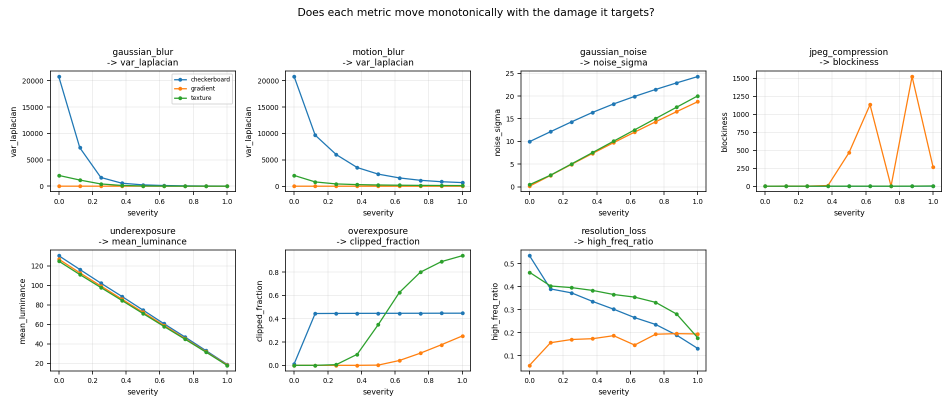
#> input picture image-quality-analysis/results/sensitivity_curves.png, 1904 x 812 px (shown at 1/2 size); its folder holds only this picture in this run
$ python enhance.py --images ../image-quality-analysis/results   (older library calls are emulated)
#> lines starting #> are read from the running program, lines starting #| are printed output that depends on the picture
### image-quality-analysis/iqa/metrics.py
"""No-reference image quality metrics.

Every metric here is a classical image-processing operator with a published
source. None of them needs a trained model, a GPU, or a reference image, which
is what makes them usable on an arbitrary folder of real photographs.

References
----------
Pech-Pacheco et al. (2000), "Diatom autofocusing in brightfield microscopy:
    a comparative study", ICPR.                         -> variance_of_laplacian
Krotkov (1987), "Focusing", Int. J. Computer Vision.    -> tenengrad
Immerkaer (1996), "Fast noise variance estimation",
    Computer Vision and Image Understanding 64(2).      -> noise_sigma
Hasler & Suesstrunk (2003), "Measuring colourfulness in
    natural images", SPIE Human Vision and Electronic
    Imaging.                                            -> colourfulness
Wang, Bovik & Evan (2000), "Blind measurement of blocking
    artifacts in images", ICIP.                         -> blockiness
"""

from __future__ import annotations

import cv2
import numpy as np

__all__ = [
    "variance_of_laplacian",
    "tenengrad",
    "high_freq_energy_ratio",
    "noise_sigma",
    "mean_luminance",
    "clipped_fraction",
    "rms_contrast",
    "michelson_contrast",
    "colourfulness",
    "blockiness",
    "compute_all",
    "METRIC_NAMES",
]


def _as_gray(image: np.ndarray) -> np.ndarray:
    """Return a float32 single-channel view of `image` in the range [0, 255]."""
    if image.ndim == 2:
        gray = image
    elif image.ndim == 3 and image.shape[2] == 3:
        gray = cv2.cvtColor(image, cv2.COLOR_BGR2GRAY)
    else:
        raise ValueError(f"expected HxW or HxWx3, got shape {image.shape}")
    return gray.astype(np.float32)


# --------------------------------------------------------------------------
# Sharpness / blur
# --------------------------------------------------------------------------

# [56 lines left out: functions variance_of_laplacian, tenengrad, high_freq_energy_ratio, not called in this run]


# --------------------------------------------------------------------------
# Noise
# --------------------------------------------------------------------------

_IMMERKAER_MASK = np.array(
    [[1.0, -2.0, 1.0], [-2.0, 4.0, -2.0], [1.0, -2.0, 1.0]], dtype=np.float32
)


def noise_sigma(image: np.ndarray) -> float:
    """Immerkaer's fast estimate of additive Gaussian noise sigma.

    Convolves with a mask that annihilates locally-linear image content, so
    what survives is dominated by noise. Edges inflate the estimate slightly,
    which is the known limitation of the method.
    """
    gray = _as_gray(image)
    h, w = gray.shape
    if h < 3 or w < 3:
        return 0.0
    response = cv2.filter2D(gray, cv2.CV_32F, _IMMERKAER_MASK)
    # Trim the border, where filter2D's padding fabricates content.
    response = response[1:-1, 1:-1]
    scale = np.sqrt(np.pi / 2.0) / (6.0 * (w - 2) * (h - 2))
    return float(scale * np.abs(response).sum())


# --------------------------------------------------------------------------
# Exposure and contrast
# --------------------------------------------------------------------------

def mean_luminance(image: np.ndarray) -> float:
    """Mean of the luma channel, in [0, 255]."""
    return float(_as_gray(image).mean())


def clipped_fraction(image: np.ndarray, low: int = 2, high: int = 253) -> float:
    """Fraction of pixels crushed to black or blown to white.

    Clipped pixels have lost their information irrecoverably, so this is a
    measure of damage rather than of appearance.
    """
    gray = _as_gray(image)
    clipped = (gray <= low) | (gray >= high)
    return float(clipped.mean())


def rms_contrast(image: np.ndarray) -> float:
    """Standard deviation of luma. The standard global contrast measure."""
    return float(_as_gray(image).std())


# [64 lines left out: functions michelson_contrast, colourfulness, blockiness, not called in this run]


# --------------------------------------------------------------------------
# Aggregate
# --------------------------------------------------------------------------

METRIC_NAMES = (
    "var_laplacian",
    "tenengrad",
    "high_freq_ratio",
    "noise_sigma",
    "mean_luminance",
    "clipped_fraction",
    "rms_contrast",
    "michelson_contrast",
    "colourfulness",
    "blockiness",
)


# [14 lines left out: function compute_all, not called in this run]

### image-restoration-benchmark/restore/quality.py
"""Full-reference quality measures: PSNR and SSIM.

SSIM is implemented here from the original paper rather than imported, because
the details that matter (Gaussian window rather than uniform, the stabilising
constants, per-channel handling) are exactly the details a library hides.

Reference
---------
Wang, Bovik, Sheikh and Simoncelli (2004), "Image quality assessment: from
error visibility to structural similarity", IEEE Transactions on Image
Processing 13(4), 600-612.
"""

from __future__ import annotations

import cv2
import numpy as np

__all__ = ["psnr", "ssim", "mse"]


def mse(reference: np.ndarray, test: np.ndarray) -> float:
    """Mean squared error over all pixels and channels."""
    a = reference.astype(np.float64)
    b = test.astype(np.float64)
    if a.shape != b.shape:
        raise ValueError(f"shape mismatch: {a.shape} vs {b.shape}")
    return float(np.mean((a - b) ** 2))


def psnr(reference: np.ndarray, test: np.ndarray, data_range: float = 255.0) -> float:
    """Peak signal-to-noise ratio in dB.

    Returns infinity for identical images, which callers should expect and
    handle rather than averaging blindly.
    """
    error = mse(reference, test)
    if error <= 1e-12:
        return float("inf")
    return float(10.0 * np.log10((data_range ** 2) / error))


def _ssim_single_channel(a: np.ndarray, b: np.ndarray, data_range: float,
                         sigma: float) -> float:
    """SSIM for one channel, using an 11x11 Gaussian window as in the paper."""
    c1 = (0.01 * data_range) ** 2
    c2 = (0.03 * data_range) ** 2

    a = a.astype(np.float64)
    b = b.astype(np.float64)

    # Truncating the Gaussian at 3.5 sigma gives the paper's 11x11 window at
    # the standard sigma of 1.5.
    radius = int(3.5 * sigma + 0.5)
    ksize = 2 * radius + 1

    def blur(image: np.ndarray) -> np.ndarray:
        return cv2.GaussianBlur(image, (ksize, ksize), sigma,
                                borderType=cv2.BORDER_REFLECT)

    mu_a = blur(a)
    mu_b = blur(b)
    mu_a_sq, mu_b_sq, mu_ab = mu_a * mu_a, mu_b * mu_b, mu_a * mu_b

    # Var(X) = E[X^2] - E[X]^2, computed with the same weighting as the means.
    sigma_a_sq = blur(a * a) - mu_a_sq
    sigma_b_sq = blur(b * b) - mu_b_sq
    sigma_ab = blur(a * b) - mu_ab

    numerator = (2.0 * mu_ab + c1) * (2.0 * sigma_ab + c2)
    denominator = (mu_a_sq + mu_b_sq + c1) * (sigma_a_sq + sigma_b_sq + c2)
    ssim_map = numerator / np.maximum(denominator, 1e-12)

    # Discard the border, where the window overlaps reflected content.
    if ssim_map.shape[0] > 2 * radius and ssim_map.shape[1] > 2 * radius:
        ssim_map = ssim_map[radius:-radius, radius:-radius]
    return float(ssim_map.mean())


def ssim(reference: np.ndarray, test: np.ndarray, data_range: float = 255.0,
         sigma: float = 1.5) -> float:
    """Structural similarity index, averaged over channels.

    Ranges from -1 to 1, where 1 means the images are identical.
    """
    if reference.shape != test.shape:
        raise ValueError(f"shape mismatch: {reference.shape} vs {test.shape}")
    if reference.ndim == 2:
        return _ssim_single_channel(reference, test, data_range, sigma)
    scores = [
        _ssim_single_channel(reference[:, :, c], test[:, :, c], data_range, sigma)
        for c in range(reference.shape[2])
    ]
    return float(np.mean(scores))

### low-light-enhancement/enhance.py
#!/usr/bin/env python3
"""Does low-light image enhancement actually help, or does it just look brighter?

The question
------------
Histogram equalisation, CLAHE, gamma correction and Retinex all make a dark
photograph look better. But enhancement cannot create information that the
sensor never captured, and every one of these operators amplifies whatever noise
is present along with the signal. So: which enhancement recovers the most
structure, and what does each one cost in noise?

Method
------
Take a clean image, darken it by a known gain, optionally add sensor noise, then
enhance. Because the clean original is retained, recovery is measured with SSIM
and PSNR rather than judged by eye. Noise amplification is measured separately
with Immerkaer's estimator, so "looks brighter" and "is better" can be
distinguished.

Operators (all implemented here, none imported from a toolbox):
  gamma           per-pixel power law
  hist_eq         global histogram equalisation on the luma channel
  clahe           contrast-limited adaptive equalisation, tile-local
  ssr             single-scale Retinex
  msr             multi-scale Retinex
  gamma_clahe     gamma then CLAHE, to test whether the two compose

Usage
-----
  python enhance.py
  python enhance.py --images ~/photos --limit 6
"""

from __future__ import annotations

import argparse
import csv
import sys
from pathlib import Path

import cv2
import matplotlib
import numpy as np

matplotlib.use("Agg")
import matplotlib.pyplot as plt  # noqa: E402

_HERE = Path(__file__).resolve().parent
sys.path.insert(0, str(_HERE.parent / "image-quality-analysis"))
sys.path.insert(0, str(_HERE.parent / "image-restoration-benchmark"))

from iqa import metrics as iqa_metrics, samples as iqa_samples  # noqa: E402
from restore import quality  # noqa: E402

IMAGE_SUFFIXES = {".jpg", ".jpeg", ".png", ".bmp", ".webp", ".tif", ".tiff"}
DARKEN_GAINS = [0.5, 0.3, 0.2, 0.1]
NOISE_SIGMA = 6.0  # added after darkening, as a sensor would


# --------------------------------------------------------------------------
# Enhancement operators
# --------------------------------------------------------------------------

def identity(image: np.ndarray) -> np.ndarray:
    return image.copy()


def gamma(image: np.ndarray, g: float = 0.45) -> np.ndarray:
    """Power law on normalised intensity. g < 1 brightens."""
    table = (np.linspace(0, 1, 256) ** g * 255.0).astype(np.uint8)
    return cv2.LUT(image, table)


def _on_luma(image: np.ndarray, fn) -> np.ndarray:
    """Apply a single-channel operator to L in LAB, preserving colour."""
    lab = cv2.cvtColor(image, cv2.COLOR_BGR2LAB)
    lab[:, :, 0] = fn(lab[:, :, 0])
    return cv2.cvtColor(lab, cv2.COLOR_LAB2BGR)


def hist_eq(image: np.ndarray) -> np.ndarray:
    """Global histogram equalisation. Maximises entropy, ignores locality."""
    return _on_luma(image, cv2.equalizeHist)


def clahe(image: np.ndarray, clip: float = 2.0, tiles: int = 8) -> np.ndarray:
    """Contrast-limited adaptive equalisation.

    The clip limit is what stops it amplifying noise without bound in flat
    regions, which is exactly what plain histogram equalisation does.
    """
    operator = cv2.createCLAHE(clipLimit=clip, tileGridSize=(tiles, tiles))
    return _on_luma(image, operator.apply)


def _retinex_single(channel: np.ndarray, sigma: float) -> np.ndarray:
    """log(I) - log(I * G_sigma): the reflectance estimate at one scale."""
    data = channel.astype(np.float32) + 1.0
    blurred = cv2.GaussianBlur(data, (0, 0), sigma, borderType=cv2.BORDER_REFLECT)
    return np.log(data) - np.log(blurred + 1.0)


def _normalise(array: np.ndarray) -> np.ndarray:
    lo, hi = np.percentile(array, 1.0), np.percentile(array, 99.0)
    if hi - lo < 1e-6:
        return np.zeros_like(array, dtype=np.uint8)
    scaled = (array - lo) / (hi - lo) * 255.0
    return np.clip(scaled, 0, 255).astype(np.uint8)


def ssr(image: np.ndarray, sigma: float = 40.0) -> np.ndarray:
    """Single-scale Retinex. Removes illumination, keeps reflectance."""
    channels = [_normalise(_retinex_single(image[:, :, c], sigma))
                for c in range(image.shape[2])]
    return np.stack(channels, axis=2)


def msr(image: np.ndarray, sigmas=(15.0, 80.0, 250.0)) -> np.ndarray:
    """Multi-scale Retinex: average the log-reflectance across three scales."""
    channels = []
    for c in range(image.shape[2]):
        stacked = np.mean([_retinex_single(image[:, :, c], s) for s in sigmas], axis=0)
        channels.append(_normalise(stacked))
    return np.stack(channels, axis=2)


def gamma_clahe(image: np.ndarray) -> np.ndarray:
    """Gamma first to lift the midtones, then CLAHE for local contrast."""
    return clahe(gamma(image, 0.6), clip=2.0, tiles=8)


OPERATORS = {
    "none": identity,
    "gamma_0.45": lambda im: gamma(im, 0.45),
    "hist_eq": hist_eq,
    "clahe_c2": lambda im: clahe(im, 2.0, 8),
    "clahe_c4": lambda im: clahe(im, 4.0, 8),
    "ssr": ssr,
    "msr": msr,
    "gamma_clahe": gamma_clahe,
}


# --------------------------------------------------------------------------
# Experiment
# --------------------------------------------------------------------------

def load_images(folder: Path | None, limit: int) -> dict[str, np.ndarray]:
    if folder is not None:
        paths = sorted(p for p in folder.rglob("*") if p.suffix.lower() in IMAGE_SUFFIXES)
        images = {}
        for path in paths[:limit]:
            image = cv2.imread(str(path), cv2.IMREAD_COLOR)
            if image is None:
                continue
            h, w = image.shape[:2]
            if max(h, w) > 512:
                scale = 512 / max(h, w)
                image = cv2.resize(image, (int(w * scale), int(h * scale)),
                                   interpolation=cv2.INTER_AREA)
            images[path.stem] = image
        if images:
            print(f"Loaded {len(images)} image(s) from {folder}")
            return images
        print(f"No readable images under {folder}; using synthetic scenes.")
    print("Using synthetic scenes.")
    return {name: cv2.resize(image, (256, 256), interpolation=cv2.INTER_AREA)
            for name, image in iqa_samples.make_all().items()}


def darken(image: np.ndarray, gain: float, sigma: float, seed: int = 0) -> np.ndarray:
    """Simulate a short exposure: scale down, then add sensor noise."""
    rng = np.random.default_rng(seed)
    dark = image.astype(np.float32) * gain
    dark = dark + rng.normal(0.0, sigma, dark.shape)
    return np.clip(dark, 0, 255).astype(np.uint8)


def run(images: dict[str, np.ndarray]) -> list[dict]:
    records = []
    for gain in DARKEN_GAINS:
        for name, clean in images.items():
            dark = darken(clean, gain, NOISE_SIGMA)
            noise_before = iqa_metrics.noise_sigma(dark)
            for op_name, op in OPERATORS.items():
                enhanced = op(dark)
                records.append({
                    "gain": gain,
                    "image": name,
                    "operator": op_name,
                    "psnr": quality.psnr(clean, enhanced),
                    "ssim": quality.ssim(clean, enhanced),
                    "mean_luma": iqa_metrics.mean_luminance(enhanced),
                    "noise_sigma": iqa_metrics.noise_sigma(enhanced),
                    "noise_gain": iqa_metrics.noise_sigma(enhanced) / max(noise_before, 1e-6),
                    "clipped_frac": iqa_metrics.clipped_fraction(enhanced),
                })
        print(f"  gain = {gain} done")
    return records


def mean_of(records, operator: str, field: str, gain=None) -> float:
    values = [r[field] for r in records if r["operator"] == operator
              and (gain is None or r["gain"] == gain) and np.isfinite(r[field])]
    return float(np.mean(values)) if values else float("nan")


def write_outputs(records, images, out_dir: Path) -> None:
    out_dir.mkdir(parents=True, exist_ok=True)
    with (out_dir / "enhancement_results.csv").open("w", newline="") as fh:
        writer = csv.DictWriter(fh, fieldnames=list(records[0]))
        writer.writeheader()
        writer.writerows(records)

    lines = ["# Low-light enhancement results", "",
             f"Images darkened by a gain, then sensor noise at sigma = {NOISE_SIGMA} added,",
             "then enhanced. SSIM and PSNR are measured against the undarkened original.",
             "`noise_gain` is the factor by which the operator multiplied the noise it was given:",
             "1.0 means it left noise untouched, 3.0 means it tripled it.", "",
             "## Structural recovery (SSIM, higher is better)", "",
             "| Operator | " + " | ".join(f"gain {g}" for g in DARKEN_GAINS) + " | mean |",
             "|" + "---|" * (len(DARKEN_GAINS) + 2)]
    for op_name in OPERATORS:
        cells = [f"{mean_of(records, op_name, 'ssim', g):.4f}" for g in DARKEN_GAINS]
        lines.append(f"| {op_name} | " + " | ".join(cells)
                     + f" | {mean_of(records, op_name, 'ssim'):.4f} |")

    lines += ["", "## Noise amplification (lower is better)", "",
              "| Operator | " + " | ".join(f"gain {g}" for g in DARKEN_GAINS) + " | mean |",
              "|" + "---|" * (len(DARKEN_GAINS) + 2)]
    for op_name in OPERATORS:
        cells = [f"{mean_of(records, op_name, 'noise_gain', g):.2f}x" for g in DARKEN_GAINS]
        lines.append(f"| {op_name} | " + " | ".join(cells)
                     + f" | {mean_of(records, op_name, 'noise_gain'):.2f}x |")

    lines += ["", "## Brightness achieved (mean luma; the clean originals average "
              f"{np.mean([iqa_metrics.mean_luminance(i) for i in images.values()]):.0f})", "",
              "| Operator | " + " | ".join(f"gain {g}" for g in DARKEN_GAINS) + " |",
              "|" + "---|" * (len(DARKEN_GAINS) + 1)]
    for op_name in OPERATORS:
        cells = [f"{mean_of(records, op_name, 'mean_luma', g):.0f}" for g in DARKEN_GAINS]
        lines.append(f"| {op_name} | " + " | ".join(cells) + " |")

    lines += ["", "## Brightness is not recovery", "",
              "| Operator | mean luma | SSIM | noise amplification |", "|---|---|---|---|"]
    for op_name in OPERATORS:
        lines.append(f"| {op_name} | {mean_of(records, op_name, 'mean_luma'):.0f} | "
                     f"{mean_of(records, op_name, 'ssim'):.4f} | "
                     f"{mean_of(records, op_name, 'noise_gain'):.2f}x |")

    (out_dir / "enhancement_summary.md").write_text("\n".join(lines) + "\n")


def plot_tradeoff(records, out_path: Path) -> None:
    fig, axes = plt.subplots(1, 2, figsize=(12.5, 4.6))
    for op_name in OPERATORS:
        ys = [mean_of(records, op_name, "ssim", g) for g in DARKEN_GAINS]
        style = "--" if op_name == "none" else "-"
        axes[0].plot(DARKEN_GAINS, ys, style, marker="o", markersize=4, label=op_name)
    axes[0].set_xlabel("exposure gain (lower is darker)", fontsize=9)
    axes[0].set_ylabel("SSIM vs clean original", fontsize=9)
    axes[0].set_title("Structural recovery", fontsize=10)
    axes[0].invert_xaxis()
    axes[0].grid(alpha=0.25)

    for op_name in OPERATORS:
        x = mean_of(records, op_name, "noise_gain")
        y = mean_of(records, op_name, "ssim")
        axes[1].scatter(x, y, s=55)
        axes[1].annotate(op_name, (x, y), fontsize=7.5,
                         textcoords="offset points", xytext=(5, 4))
    axes[1].set_xlabel("noise amplification (x)", fontsize=9)
    axes[1].set_ylabel("SSIM vs clean original", fontsize=9)
    axes[1].set_title("The trade-off: recovery against noise cost", fontsize=10)
    axes[1].grid(alpha=0.25)
    axes[0].legend(fontsize=7, ncol=2)

    fig.suptitle("Low-light enhancement: does it recover structure or just amplify?",
                 fontsize=11)
    fig.tight_layout(rect=(0, 0, 1, 0.93))
    fig.savefig(out_path, dpi=140)
    plt.close(fig)


def plot_examples(images, out_path: Path) -> None:
    name = sorted(images)[0]
    clean = images[name]
    dark = darken(clean, 0.2, NOISE_SIGMA)
    shown = ["none", "gamma_0.45", "hist_eq", "clahe_c2", "ssr", "msr"]
    fig, axes = plt.subplots(1, len(shown) + 1, figsize=(2.7 * (len(shown) + 1), 3.2))
    axes[0].imshow(cv2.cvtColor(clean, cv2.COLOR_BGR2RGB))
    axes[0].set_title("clean reference", fontsize=8)
    axes[0].axis("off")
    for ax, op_name in zip(axes[1:], shown):
        enhanced = OPERATORS[op_name](dark)
        ax.imshow(cv2.cvtColor(enhanced, cv2.COLOR_BGR2RGB))
        ax.set_title(f"{op_name}\nSSIM {quality.ssim(clean, enhanced):.3f}", fontsize=8)
        ax.axis("off")
    fig.suptitle(f"Enhancement at exposure gain 0.2 ({name})", fontsize=11)
    fig.tight_layout(rect=(0, 0, 1, 0.9))
    fig.savefig(out_path, dpi=140)
    plt.close(fig)


def main() -> int:
    parser = argparse.ArgumentParser(description=__doc__,
                                     formatter_class=argparse.RawDescriptionHelpFormatter)
    parser.add_argument("--images", type=Path, default=None)
    parser.add_argument("--limit", type=int, default=6)
    parser.add_argument("--out", type=Path, default=Path("results"))
    args = parser.parse_args()

    images = load_images(args.images, args.limit)
#> in load_images, image is the input picture: shape (812, 1904, 3); mean B, G, R 246.3, 247.2, 246.7
#> in load_images, `image = cv2.resize(image, (int(w * scale), int(h * scale)), interpolat..`:
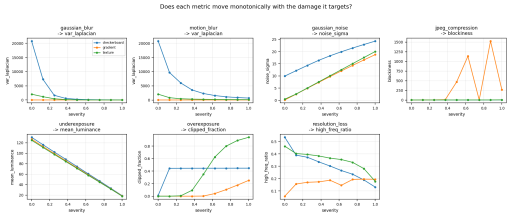
#> image: shape (218, 512, 3); mean B, G, R 246.3, 247.2, 246.7
#| Loaded 1 image(s) from ../image-quality-analysis/results
#> images = 1 item
    print("Running enhancement sweep...")
    records = run(images)
#> the loop in run, `for gain in DARKEN_GAINS:` made 4 passes
#> pass 1, in darken, `dark = image.astype(np.float32) * gain`:
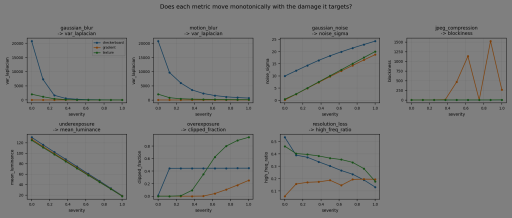
#> dark: shape (218, 512, 3) float32; mean B, G, R 123.3, 123.8, 123.5
#> pass 1, in darken, `dark = dark + rng.normal(0.0, sigma, dark.shape)`:
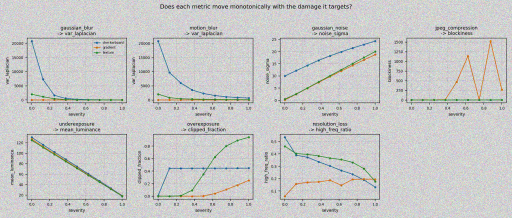
#> dark: shape (218, 512, 3) float64; mean B, G, R 123.2, 123.6, 123.4; drawn with min black and max white
#> records = 32 items
#> (the rest of the program and of its run is left out)
